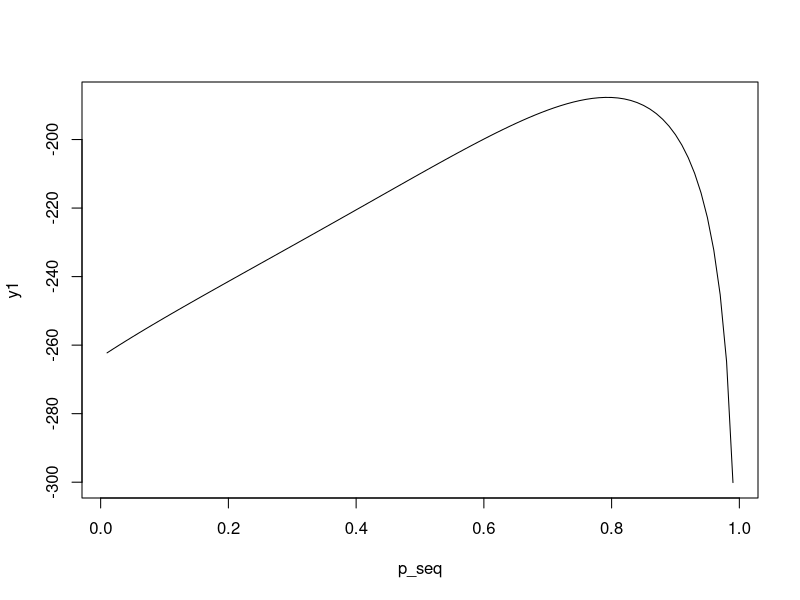
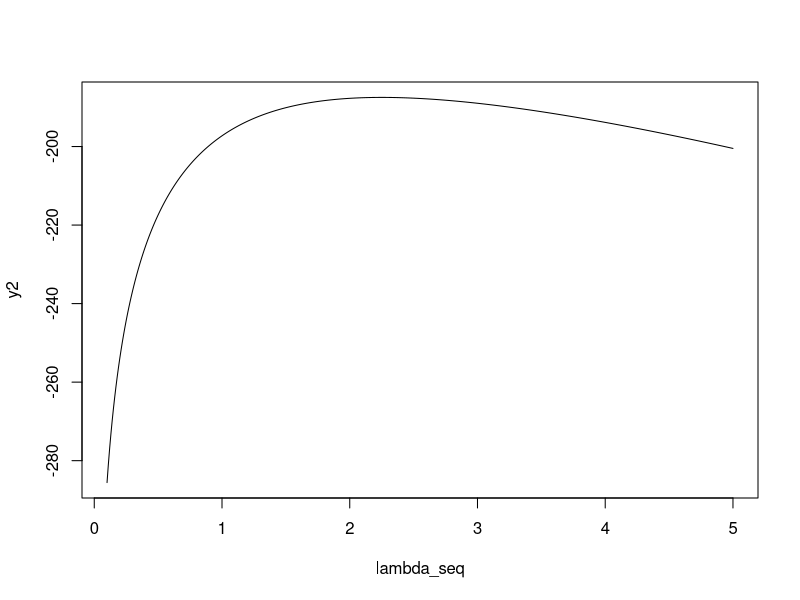
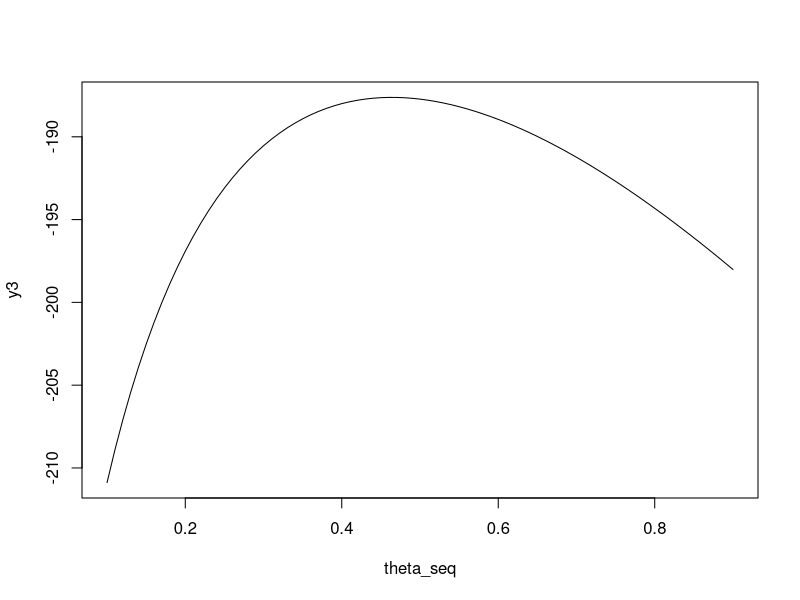

Reproduce these figures in R, in order.
# GPAR(1) Maximum Likelihood Estimation
# Author: Cleiton Moya de Almeida
#####

graphics.off()  # close all plots
rm(list=ls())	# clear the (global) environment variables
cat("\014") 	# clear the console (Ctrl+L)

# Read the data
x_df <- read.csv("x.csv", header = TRUE)
x <- as.vector(x_df$x)
#x_df <- read.csv("earthquakes.csv", col.names = c("Ano", "Intensidade"), header=FALSE)
#x <- as.vector(x_df$Intensidade)


# Log-sum-exp auxiliary function
logsumexp <- function(x){
    c <- max(x)
    y <- c + log(sum((exp(x-c))))
    return(y)
}

# Auxiliary function to computhe the likelihood
f1 <- function(r, t, alpha, mu, xi, x){
	q <- 1-alpha
	y <- choose(x[t-1], r) * (alpha*mu + r*xi)^(r-1) * 
		(q*mu + (x[t-1]-r)*xi)^(x[t-1]-r-1)
	return(y)
}

logf1 <- function(r, t, alpha, mu, xi, x){
    q <- 1-alpha
    y <- log(choose(x[t-1], r)) + (r-1)*log(alpha*mu + r*xi) + 
        (x[t-1]-r-1)*log(q*mu + (x[t-1]-r)*xi)
    return(y)
}

# Auxiliary function to computhe the likelihood
f2 <- function(r, t, alpha, mu, xi, x){
	q <- 1-alpha
	num <- (q*mu + xi*(x[t]-r))^(x[t]-r-1) * exp(-xi*(x[t]-r))
	den <- factorial(x[t]-r)
	y <- num/den
	return(y)
}

logf2 <- function(r, t, alpha, mu, xi, x){
    q <- 1-alpha
    y <- (x[t]-r-1)*log(q*mu + xi*(x[t]-r)) -xi*(x[t]-r) - 
        log(factorial(x[t]-r))
    return(y)
}

# Likelhood function (not in logscale, just for debug)
likelihood <- function(alpha, mu, xi, x){
	q <- 1-alpha
	n <- length(x)
	c1 <- alpha^(n-1) * (q*mu)^(2*(n-1)) * exp(-q*mu*(n-1))
	
	prod <- 1
	for (t in 2:n){
		c2 <- (mu+x[t-1]*xi)^(1-x[t-1])
		Mt <- min(x[t], x[t-1])
		soma <- 0
		for (r in 0:Mt){
			soma <- soma + f1(r,t,alpha,mu,xi,x)*f2(r,t,alpha,mu,xi,x)
		}
		prod <- prod*c2*soma
	}
	prod <- c1*prod
	
	return(prod)
}

# Loglikelihood function without logsumexp
loglikelihood_old <- function(alpha, mu, xi, x){
    q <- 1-alpha
    n <- length(x)
    logc1 <- (n-1)*log(alpha) + 2*(n-1)*log(q*mu) - q*mu*(n-1)
    
    soma1 <- 0
    for (t in 2:n){
        logc2 <- -(x[t-1]-1)*log(mu + x[t-1]*xi)
        soma2 <- 0
        Mt <- min(x[t], x[t-1])
        for (r in 0:Mt){
            soma2 <- soma2 + f1(r,t,alpha,mu,xi,x)*f2(r,t,alpha,mu,xi,x)
        }
        soma1 <- soma1 + logc2 + log(soma2)
    }
    logl <- logc1 + soma1
    return(logl)
}

# Loglikelihood function (with logsumexp)
loglikelihood <- function(alpha, mu, xi, x){
    q <- 1-alpha
    n <- length(x)
    logc1 <- (n-1)*log(alpha) + 2*(n-1)*log(q*mu) - q*mu*(n-1)
    
    soma1 <- 0
    for (t in 2:n){
        logc2 <- -(x[t-1]-1)*log(mu + x[t-1]*xi)
        Mt <- min(x[t], x[t-1])
        r_seq <- 0:Mt
        
        g <- function(r) logf1(r, t, alpha, mu, xi, x) + logf2(r, t, alpha, mu, xi, x)
        logsoma2 <- logsumexp(sapply(r_seq, g))
        soma1 <- soma1 + logc2 + logsoma2
    }
    logl <- logc1 + soma1
    return(logl)
}

#####
# Compute the the likelihood and loglikelihood for conference
# Model parameters
alpha <- 0.8
mu    <- 2
xi    <- 0.5

logl1 <- log(likelihood(alpha, mu, xi, x))
logl2 <- loglikelihood(alpha, mu, xi, x)
print(logl1)
print(logl2)

# Plot the loglikelihood function holding the two other parameters
# (conditional loglikelihoods)
p_seq      <- seq(0.01, 0.99, 0.01)
lambda_seq <- seq(0.1, 5, 0.01)
theta_seq  <- seq(0.1, 0.9, 0.01)

h1 <- function(z) loglikelihood(alpha=z, mu, xi, x)
h2 <- function(z) loglikelihood(alpha, mu=z, xi, x)
h3 <- function(z) loglikelihood(alpha, mu, xi=z, x)

y1 <- sapply(p_seq, h1)
y2 <- sapply(lambda_seq, h2)
y3 <- sapply(theta_seq, h3)

plot(p_seq, y1, type="l")
plot(lambda_seq, y2, type="l")
plot(theta_seq, y3, type="l")

#####
# Compute the Maximum Likelihood Estimation (MLE)
# We use the R unconstrained non-linear optmization function nlm.
# The natural parameters of the model (alpha, xi and mu) are constrained. 
# So, before applying the nlm function, we must convert the natural parameters 
# to unsconstrained working parameters.

# Natural to working parameters
npar2wpar <- function(mu, xi, alpha){
    lambda_w <- log(mu)     # constrain: mu > 0
    theta_w  <- qlogis(xi)   # constrain: 0 <= xi < 1
    p_w      <- qlogis(alpha)       # constrain: 0 < alpha < 1 (qlogis: logit function)
    wpar     <- c(lambda_w, theta_w, p_w)
    return(wpar)
}

# Working to natural parameters
wpar2npar <- function(wpar){
    lambda_w <- wpar[1]
    theta_w  <- wpar[2]
    p_w      <- wpar[3]
    mu   <- exp(lambda_w)
    xi    <- plogis(theta_w)
    alpha        <- plogis(p_w) # logistic function
    return(list(mu=mu, xi=xi, alpha=alpha))
}

# Negative loglikelihood
nll <- function(wpar, x){
    npar <- wpar2npar(wpar)
    nll <- -loglikelihood(npar$alpha, npar$mu, npar$xi, x)
    return(nll)
}

#####
wpar <- npar2wpar(mu, xi, alpha) # working parameters
res <- nlm(nll, wpar, x)            # optmization results
mle_est <- wpar2npar(res$estimate)  # mle estimates
print(mle_est)